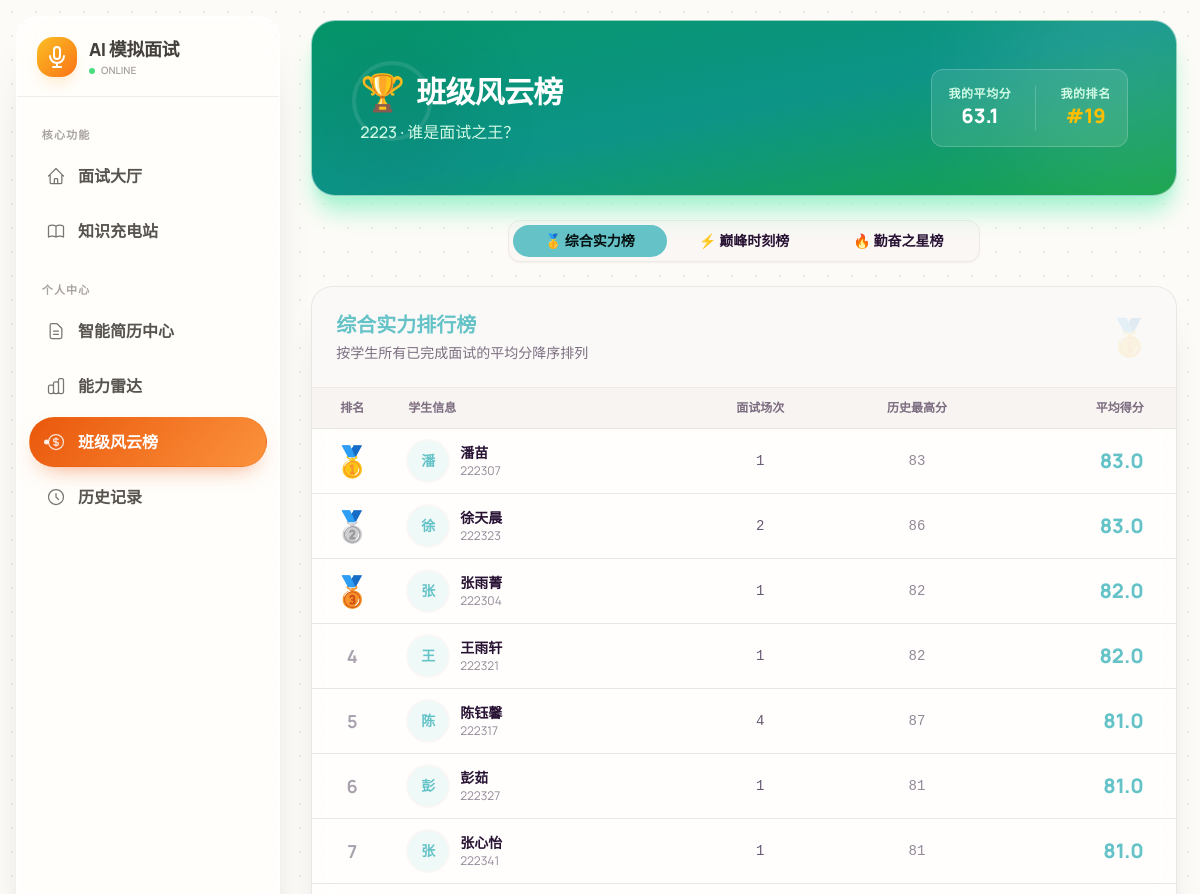
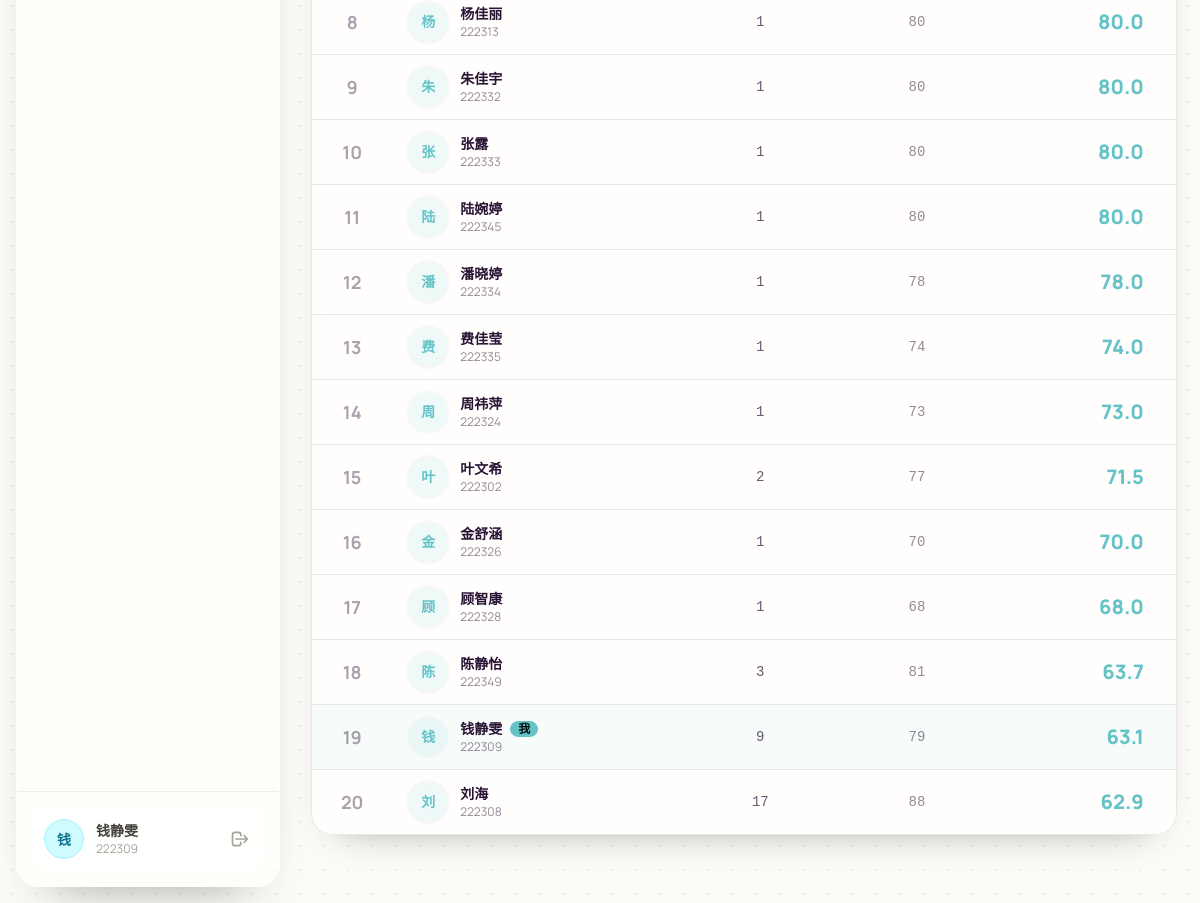
/leaderboard (signed in), run on the app's committed database (2 pictures, top to bottom).
### app/models.py (models this page shows, shortened)
class User(UserMixin, db.Model):
    __tablename__ = 'users'
    id = db.Column(db.Integer, primary_key=True)
    username = db.Column(db.String(50), unique=True, nullable=False)
    password_hash = db.Column(db.String(128))
    truename = db.Column(db.String(50))
    student_id = db.Column(db.String(20), unique=True)
    role = db.Column(db.String(20), default='student')
    department = db.Column(db.String(50))
    class_name = db.Column(db.String(50))
    resume_text = db.Column(db.Text)
    resume_tags = db.Column(db.String(255))  # 用逗号分隔的字符串存储
    profile_info = db.Column(db.JSON)
    created_at = db.Column(db.DateTime, default=datetime.now)

### app/routes.py (the view)
@bp.route('/leaderboard')
@login_required
def leaderboard():
    if current_user.role != 'student':
        flash("只有学生可以查看班级排行榜", "warning")
        return redirect(url_for('routes.dashboard'))
    classmates = User.query.filter_by(class_name=current_user.class_name, role='student').all()
    rank_data = []
    for student in classmates:
        sessions = InterviewSession.query.filter_by(user_id=student.id, status='completed').all()
        count = len(sessions)
        avg_score = 0
        max_score = 0
        last_active = None
        if count > 0:
            scores = [s.total_score for s in sessions if s.total_score is not None]
            if scores:
                avg_score = round(sum(scores) / len(scores), 1)
                max_score = max(scores)
            last_active = max(s.start_time for s in sessions)
        rank_data.append({
            'user': student,
            'count': count,
            'avg_score': avg_score,
            'max_score': max_score,
            'last_active': last_active
        })
    avg_rank_list = sorted(rank_data, key=lambda x: x['avg_score'], reverse=True)
    avg_rank_list = avg_rank_list[:20]
    max_rank_list = sorted(rank_data, key=lambda x: x['max_score'], reverse=True)
    max_rank_list = max_rank_list[:20]
    count_rank_list = sorted(rank_data, key=lambda x: x['count'], reverse=True)
    count_rank_list = count_rank_list[:20]
    return render_template('leaderboard.html',
                           current_user=current_user,
                           avg_rank=avg_rank_list,
                           max_rank=max_rank_list,
                           count_rank=count_rank_list)

### app/templates/leaderboard.html (shortened to what this page needs)
{% extends "base.html" %}
{% block content %}
<div class="space-y-6 pb-12">
    <div class="hero rounded-3xl bg-gradient-to-br from-emerald-600 via-teal-600 to-green-600 text-white shadow-xl shadow-emerald-200 overflow-hidden relative group">
        <div class="absolute -top-20 -right-20 w-64 h-64 bg-white/10 rounded-full blur-3xl group-hover:scale-110 transition-transform duration-700"></div>
        <div class="absolute bottom-0 left-0 w-40 h-40 bg-black/5 rounded-full blur-2xl"></div>
        <div class="absolute top-10 left-10 w-20 h-20 border-4 border-white/10 rounded-full"></div>
        <div class="hero-content flex-col md:flex-row justify-between w-full p-8 md:p-12 z-10">
            <div>
                <h1 class="text-3xl font-black tracking-tight flex items-center gap-3">
                    <span class="text-4xl">🏆</span> 班级风云榜
                </h1>
                <p class="mt-2 text-emerald-100 font-medium">
                    {{ current_user.class_name }} · 谁是面试之王？
                </p>
            </div>
            <div class="bg-white/10 backdrop-blur-md border border-white/20 rounded-xl p-4 flex gap-6">
                <div class="text-center">
                    <div class="text-xs text-emerald-100 uppercase font-bold tracking-wider">我的平均分</div>
                    {% set my_rank_item = avg_rank | selectattr("user.id", "equalto", current_user.id) | list | first %}
                    <div class="text-xl font-black text-white">
                        {% if my_rank_item %}
                            {{ my_rank_item.avg_score }}
                        {% else %}
                            -
                        {% endif %}
                    </div>
                </div>
                <div class="text-center">
                    <div class="text-xs text-emerald-100 uppercase font-bold tracking-wider">我的排名</div>
                    <div class="text-xl font-black text-warning">
                        {% if my_rank_item %}
                            #{{ loop.index if loop is defined else (avg_rank.index(my_rank_item) + 1) }}
                        {% else %}
                            -
                        {% endif %}
                    </div>
                </div>
            </div>
        </div>
    </div>
    <div class="flex justify-center">
        <div class="tabs tabs-boxed bg-base-100 p-1 rounded-xl shadow-sm border border-base-200">
            <a class="tab tab-lg px-8 transition-all duration-300 tab-active font-bold" onclick="switchTab('avg')" id="tab-avg">
                🥇 综合实力榜
            </a>
            <a class="tab tab-lg px-8 transition-all duration-300 font-bold" onclick="switchTab('max')" id="tab-max">
                ⚡ 巅峰时刻榜
            </a>
            <a class="tab tab-lg px-8 transition-all duration-300 font-bold" onclick="switchTab('count')" id="tab-count">
                🔥 勤奋之星榜
            </a>
        </div>
    </div>
    <div class="card bg-base-100 shadow-lg border border-base-200 overflow-hidden min-h-[500px]">
        <div id="content-avg" class="rank-content block">
            <div class="p-6 border-b border-base-200 bg-base-200/30 flex justify-between items-center">
                <div>
                    <h3 class="font-black text-xl text-primary flex items-center gap-2">
                        综合实力排行榜
                    </h3>
                    <p class="text-sm text-base-content/60 mt-1">按学生所有已完成面试的平均分降序排列</p>
                </div>
                <div class="text-4xl opacity-10">🥇</div>
            </div>
            <div class="overflow-x-auto">
                <table class="table w-full">
                    <thead>
                        <tr class="bg-base-200/50 text-base-content/60">
                            <th class="w-20 text-center">排名</th>
                            <th>学生信息</th>
                            <th class="text-center">面试场次</th>
                            <th class="text-center">历史最高分</th>
                            <th class="text-right pr-8">平均得分</th>
                        </tr>
                    </thead>
                    <tbody>
                        {% for item in avg_rank %}
                        <tr class="hover group {{ 'bg-primary/5' if item.user.id == current_user.id else '' }}">
                            <td class="text-center">
                                {% if loop.index == 1 %}
                                    <div class="text-3xl">🥇</div>
                                {% elif loop.index == 2 %}
                                    <div class="text-3xl">🥈</div>
                                {% elif loop.index == 3 %}
                                    <div class="text-3xl">🥉</div>
                                {% else %}
                                    <div class="font-bold text-base-content/40 text-lg">{{ loop.index }}</div>
                                {% endif %}
                            </td>
                            <td>
                                <div class="flex items-center space-x-3">
                                    <div class="avatar placeholder">
                                        <div class="w-10 h-10 rounded-full bg-primary/10 text-primary font-bold ring-2 ring-base-100 shadow-sm flex items-center justify-center">
                                            {{ item.user.truename[0] }}
                                        </div>
                                    </div>
                                    <div>
                                        <div class="font-bold text-base-content flex items-center gap-2">
                                            {{ item.user.truename }}
                                            {% if item.user.id == current_user.id %}
                                                <span class="badge badge-sm badge-primary">我</span>
                                            {% endif %}
                                        </div>
                                        <div class="text-xs text-base-content/50">{{ item.user.student_id }}</div>
                                    </div>
                                </div>
                            </td>
                            <td class="text-center font-mono text-base-content/70">
                                {{ item.count }}
                            </td>
                            <td class="text-center font-mono text-base-content/50">
                                {{ item.max_score }}
                            </td>
                            <td class="text-right pr-8">
                                <div class="font-black text-primary text-xl">{{ item.avg_score }}</div>
                            </td>
                        </tr>
                        {% endfor %}
                    </tbody>
                </table>
            </div>
        </div>
    </div>
</div>
{% endblock %}

### app/templates/base.html (shortened to what this page needs)
<!DOCTYPE html>
<html data-theme="cupcake" lang="zh-CN">
<head>
    <link href="https://cdn.jsdelivr.net/npm/daisyui@4.12.10/dist/full.min.css" rel="stylesheet" type="text/css" />
    <script src="https://cdn.tailwindcss.com"></script>
</head>
<body class="antialiased">
    <aside id="sidebar" class="fixed sidebar-transition transform -translate-x-full lg:translate-x-0 flex flex-col">
        <div class="h-20 flex items-center px-5 border-b border-stone-200/70">
            <a href="{{ url_for('routes.home') }}" class="flex items-center gap-3 w-full group">
                <div class="w-10 h-10 rounded-2xl bg-gradient-to-br from-amber-400 to-orange-500 flex items-center justify-center shadow-lg shadow-orange-100 group-hover:rotate-3 transition-transform duration-300">
                    <svg xmlns="http://www.w3.org/2000/svg" class="h-6 w-6 text-white" fill="none" viewBox="0 0 24 24" stroke="currentColor">
                        <path stroke-linecap="round" stroke-linejoin="round" stroke-width="2" d="M19 11a7 7 0 01-7 7m0 0a7 7 0 01-7-7m7 7v4m0 0H8m4 0h4m-4-8a3 3 0 01-3-3V5a3 3 0 116 0v6a3 3 0 01-3 3z" />
                    </svg>
                </div>
                <div>
                    <h1 class="text-lg font-extrabold text-stone-700 tracking-tight">AI 模拟面试</h1>
                    <div class="flex items-center gap-1.5">
                        <span class="w-1.5 h-1.5 rounded-full bg-green-400 animate-pulse"></span>
                        <p class="text-[10px] text-stone-400 font-semibold uppercase">Online</p>
                    </div>
                </div>
            </a>
        </div>
        <nav class="flex-1 overflow-y-auto sidebar-content px-3 py-2.5">
            <div class="menu-section-title">核心功能</div>
            <ul class="space-y-1">
                <li>
                    <a href="{{ url_for('routes.home') }}" class="menu-item flex items-center gap-3 px-4 py-3 {{ 'active' if request.endpoint == 'routes.home' else '' }}">
                        <span>面试大厅</span>
                    </a>
                </li>
                <li>
                    <a href="{{ url_for('routes.learning_index') }}" class="menu-item flex items-center gap-3 px-4 py-3 {{ 'active' if request.endpoint and 'learning' in request.endpoint else '' }}">
                        <span>知识充电站</span>
                    </a>
                </li>
            </ul>
            <div class="menu-section-title">个人中心</div>
            <ul class="space-y-1">
                <li>
                    <a href="{{ url_for('routes.resume_dashboard') }}" class="menu-item flex items-center gap-3 px-4 py-3 {{ 'active' if request.endpoint in ['routes.resume_dashboard', 'routes.resume_edit', 'routes.resume_builder', 'routes.profile_basic'] else '' }}">
                        <span>智能简历中心</span>
                    </a>
                </li>
                <li>
                    <a href="{{ url_for('routes.ability_radar') }}" class="menu-item flex items-center gap-3 px-4 py-3 {{ 'active' if request.endpoint == 'routes.ability_radar' else '' }}">
                        <span>能力雷达</span>
                    </a>
                </li>
                <li>
                    <a href="{{ url_for('routes.leaderboard') }}" class="menu-item flex items-center gap-3 px-4 py-3 {{ 'active' if request.endpoint == 'routes.leaderboard' else '' }}">
                        <span>班级风云榜</span>
                    </a>
                </li>
                <li>
                    <a href="{{ url_for('routes.history') }}" class="menu-item flex items-center gap-3 px-4 py-3 {{ 'active' if request.endpoint == 'routes.history' else '' }}">
                        <svg xmlns="http://www.w3.org/2000/svg" class="h-5 w-5 opacity-80" fill="none" viewBox="0 0 24 24" stroke="currentColor"><path stroke-linecap="round" stroke-linejoin="round" stroke-width="1.5" d="M12 8v4l3 3m6-3a9 9 0 11-18 0 9 9 0 0118 0z" /></svg>
                        <span>历史记录</span>
                    </a>
                </li>
            </ul>
        </nav>
        <div class="p-3.5 border-t border-stone-200/70">
            {% if current_user.is_authenticated %}
                {% set avatar_styles = [
                    'bg-rose-100 text-rose-700 border border-rose-200',
                    'bg-orange-100 text-orange-700 border border-orange-200',
                    'bg-emerald-100 text-emerald-700 border border-emerald-200',
                    'bg-cyan-100 text-cyan-700 border border-cyan-200',
                    'bg-blue-100 text-blue-700 border border-blue-200',
                    'bg-violet-100 text-violet-700 border border-violet-200',
                    'bg-fuchsia-100 text-fuchsia-700 border border-fuchsia-200'
                ] %}
                {% set style_class = avatar_styles[(current_user.id) % 7] %}
                <div class="flex items-center gap-3 w-full p-3 rounded-2xl border border-white/70 bg-white/55 backdrop-blur-xl">
                    <div class="avatar placeholder">
                        <div class="{{ style_class }} w-10 h-10 rounded-full grid place-items-center ring-2 ring-white/70">
                            <span class="text-sm font-bold leading-none select-none mt-[1px]">{{ current_user.truename[0] if current_user.truename else '我' }}</span>
                        </div>
                    </div>
                    <div class="flex-1 min-w-0 text-left">
                        <p class="text-sm font-extrabold text-stone-700 truncate">{{ current_user.truename }}</p>
                        <p class="text-xs text-stone-400 truncate">{{ current_user.username }}</p>
                    </div>
                    <a href="{{ url_for('auth.logout') }}" class="btn btn-ghost btn-xs btn-square text-stone-400 hover:text-red-500" title="退出登录">
                        <svg xmlns="http://www.w3.org/2000/svg" class="h-5 w-5" fill="none" viewBox="0 0 24 24" stroke="currentColor"><path stroke-linecap="round" stroke-linejoin="round" stroke-width="2" d="M17 16l4-4m0 0l-4-4m4 4H7m6 4v1a3 3 0 01-3 3H6a3 3 0 01-3-3V7a3 3 0 013-3h4a3 3 0 013 3v1" /></svg>
                    </a>
                </div>
            {% else %}
                <a href="{{ url_for('auth.login') }}" class="btn btn-primary w-full text-white">立即登录</a>
            {% endif %}
        </div>
    </aside>
    <main class="main-content transition-all duration-300">
        <div class="page-shell">
            {% block content %}{% endblock %}
        </div>
    </main>
</body>
</html>

### data on the page
User: truename "钱", truename "钱静雯", username "222309", class_name "2223", user "钱", user.truename "钱静雯", user.student_id "222309"
User: user "潘", user.truename "潘苗", user.student_id "222307"
User: user "徐", user.truename "徐天晨", user.student_id "222323"
User: user "张", user.truename "张雨菁", user.student_id "222304"
User: user "王", user.truename "王雨轩", user.student_id "222321"
User: user "陈", user.truename "陈钰馨", user.student_id "222317"
User: user "彭", user.truename "彭茹", user.student_id "222327"
User: user "张", user.truename "张心怡", user.student_id "222341"
User: user "杨", user.truename "杨佳丽", user.student_id "222313"
User: user "朱", user.truename "朱佳宇", user.student_id "222332"
User: user "张", user.truename "张露", user.student_id "222333"
User: user "陆", user.truename "陆婉婷", user.student_id "222345"
User: user "潘", user.truename "潘晓婷", user.student_id "222334"
User: user "费", user.truename "费佳莹", user.student_id "222335"
User: user "周", user.truename "周祎萍", user.student_id "222324"
User: user "叶", user.truename "叶文希", user.student_id "222302"
User: user "金", user.truename "金舒涵", user.student_id "222326"
User: user "顾", user.truename "顾智康", user.student_id "222328"
User: user "陈", user.truename "陈静怡", user.student_id "222349"
User: user "刘", user.truename "刘海", user.student_id "222308"

### other printed values
{{ my_rank_item.avg_score }} "63.1"
{{ item.count }} "1" "2" "1" "1" "4" "1" "1" "1" "1" "1" "1" "1" "1" "1" "2" "1" "1" "3" "9" "17"
{{ item.max_score }} "83" "86" "82" "82" "87" "81" "81" "80" "80" "80" "80" "78" "74" "73" "77" "70" "68" "81" "79" "88"
{{ item.avg_score }} "83.0" "83.0" "82.0" "82.0" "81.0" "81.0" "81.0" "80.0" "80.0" "80.0" "80.0" "78.0" "74.0" "73.0" "71.5" "70.0" "68.0" "63.7" "63.1" "62.9"
